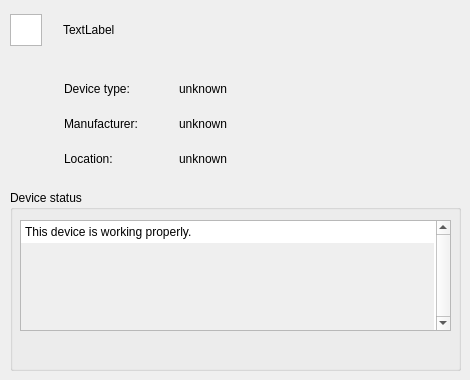
                    <widget class="QWidget" name="tabGeneral">
                        <attribute name="title">
                            <string>General</string>
                        </attribute>
                        <widget class="QWidget" name="layoutWidget1">
                            <property name="geometry">
                                <rect>
                                    <x>10</x>
                                    <y>10</y>
                                    <width>451</width>
                                    <height>41</height>
                                </rect>
                            </property>
                            <layout class="QHBoxLayout" name="horizontalLayout_2">
                                <item>
                                    <widget class="QGraphicsView" name="graphicsView_2">
                                        <property name="sizePolicy">
                                            <sizepolicy hsizetype="Maximum" vsizetype="Maximum">
                                                <horstretch>0</horstretch>
                                                <verstretch>0</verstretch>
                                            </sizepolicy>
                                        </property>
                                        <property name="maximumSize">
                                            <size>
                                                <width>32</width>
                                                <height>32</height>
                                            </size>
                                        </property>
                                        <property name="interactive">
                                            <bool>true</bool>
                                        </property>
                                    </widget>
                                </item>
                                <item>
                                    <spacer name="horizontalSpacer_16">
                                        <property name="orientation">
                                            <enum>Qt::Horizontal</enum>
                                        </property>
                                        <property name="sizeType">
                                            <enum>QSizePolicy::Maximum</enum>
                                        </property>
                                        <property name="sizeHint" stdset="0">
                                            <size>
                                                <width>15</width>
                                                <height>20</height>
                                            </size>
                                        </property>
                                    </spacer>
                                </item>
                                <item>
                                    <widget class="QLabel" name="labelDeviceNameGeneral">
                                        <property name="sizePolicy">
                                            <sizepolicy hsizetype="Preferred" vsizetype="Preferred">
                                                <horstretch>0</horstretch>
                                                <verstretch>0</verstretch>
                                            </sizepolicy>
                                        </property>
                                        <property name="maximumSize">
                                            <size>
                                                <width>16777215</width>
                                                <height>14</height>
                                            </size>
                                        </property>
                                        <property name="text">
                                            <string>TextLabel</string>
                                        </property>
                                    </widget>
                                </item>
                            </layout>
                        </widget>
                        <widget class="QWidget" name="layoutWidget_2">
                            <property name="geometry">
                                <rect>
                                    <x>10</x>
                                    <y>70</y>
                                    <width>451</width>
                                    <height>111</height>
                                </rect>
                            </property>
                            <layout class="QGridLayout" name="gridLayout_4">
                                <item row="0" column="3">
                                    <widget class="QLabel" name="labelDeviceTypeValue">
                                        <property name="sizePolicy">
                                            <sizepolicy hsizetype="Expanding" vsizetype="Maximum">
                                                <horstretch>0</horstretch>
                                                <verstretch>0</verstretch>
                                            </sizepolicy>
                                        </property>
                                        <property name="text">
                                            <string>unknown</string>
                                        </property>
                                    </widget>
                                </item>
                                <item row="2" column="3">
                                    <widget class="QLabel" name="labelLocationValue">
                                        <property name="sizePolicy">
                                            <sizepolicy hsizetype="Preferred" vsizetype="Maximum">
                                                <horstretch>0</horstretch>
                                                <verstretch>0</verstretch>
                                            </sizepolicy>
                                        </property>
                                        <property name="text">
                                            <string>unknown</string>
                                        </property>
                                    </widget>
                                </item>
                                <item row="1" column="1">
                                    <widget class="QLabel" name="label_12">
                                        <property name="sizePolicy">
                                            <sizepolicy hsizetype="Maximum" vsizetype="Maximum">
                                                <horstretch>0</horstretch>
                                                <verstretch>0</verstretch>
                                            </sizepolicy>
                                        </property>
                                        <property name="text">
                                            <string>Manufacturer:</string>
                                        </property>
                                    </widget>
                                </item>
                                <item row="1" column="3">
                                    <widget class="QLabel" name="labelManufacturerValue">
                                        <property name="sizePolicy">
                                            <sizepolicy hsizetype="Preferred" vsizetype="Maximum">
                                                <horstretch>0</horstretch>
                                                <verstretch>0</verstretch>
                                            </sizepolicy>
                                        </property>
                                        <property name="text">
                                            <string>unknown</string>
                                        </property>
                                    </widget>
                                </item>
                                <item row="0" column="1">
                                    <widget class="QLabel" name="label_11">
                                        <property name="sizePolicy">
                                            <sizepolicy hsizetype="Maximum" vsizetype="Maximum">
                                                <horstretch>0</horstretch>
                                                <verstretch>0</verstretch>
                                            </sizepolicy>
                                        </property>
                                        <property name="text">
                                            <string>Device type:</string>
                                        </property>
                                    </widget>
                                </item>
                                <item row="0" column="2">
                                    <spacer name="horizontalSpacer_18">
                                        <property name="orientation">
                                            <enum>Qt::Horizontal</enum>
                                        </property>
                                        <property name="sizeType">
                                            <enum>QSizePolicy::Maximum</enum>
                                        </property>
                                        <property name="sizeHint" stdset="0">
                                            <size>
                                                <width>35</width>
                                                <height>20</height>
                                            </size>
                                        </property>
                                    </spacer>
                                </item>
                                <item row="1" column="0">
                                    <spacer name="horizontalSpacer_19">
                                        <property name="orientation">
                                            <enum>Qt::Horizontal</enum>
                                        </property>
                                        <property name="sizeType">
                                            <enum>QSizePolicy::Maximum</enum>
                                        </property>
                                        <property name="sizeHint" stdset="0">
                                            <size>
                                                <width>54</width>
                                                <height>20</height>
                                            </size>
                                        </property>
                                    </spacer>
                                </item>
                                <item row="2" column="0">
                                    <spacer name="horizontalSpacer_21">
                                        <property name="orientation">
                                            <enum>Qt::Horizontal</enum>
                                        </property>
                                        <property name="sizeType">
                                            <enum>QSizePolicy::Maximum</enum>
                                        </property>
                                        <property name="sizeHint" stdset="0">
                                            <size>
                                                <width>54</width>
                                                <height>20</height>
                                            </size>
                                        </property>
                                    </spacer>
                                </item>
                                <item row="0" column="0">
                                    <spacer name="horizontalSpacer_17">
                                        <property name="orientation">
                                            <enum>Qt::Horizontal</enum>
                                        </property>
                                        <property name="sizeType">
                                            <enum>QSizePolicy::Maximum</enum>
                                        </property>
                                        <property name="sizeHint" stdset="0">
                                            <size>
                                                <width>54</width>
                                                <height>20</height>
                                            </size>
                                        </property>
                                    </spacer>
                                </item>
                                <item row="2" column="1">
                                    <widget class="QLabel" name="label_13">
                                        <property name="sizePolicy">
                                            <sizepolicy hsizetype="Maximum" vsizetype="Maximum">
                                                <horstretch>0</horstretch>
                                                <verstretch>0</verstretch>
                                            </sizepolicy>
                                        </property>
                                        <property name="text">
                                            <string>Location:</string>
                                        </property>
                                    </widget>
                                </item>
                            </layout>
                        </widget>
                        <widget class="QGroupBox" name="groupBox">
                            <property name="geometry">
                                <rect>
                                    <x>10</x>
                                    <y>190</y>
                                    <width>451</width>
                                    <height>181</height>
                                </rect>
                            </property>
                            <property name="title">
                                <string>Device status</string>
                            </property>
                            <widget class="QPlainTextEdit" name="textEditDeviceStatus">
                                <property name="enabled">
                                    <bool>true</bool>
                                </property>
                                <property name="geometry">
                                    <rect>
                                        <x>10</x>
                                        <y>30</y>
                                        <width>431</width>
                                        <height>111</height>
                                    </rect>
                                </property>
                                <property name="acceptDrops">
                                    <bool>false</bool>
                                </property>
                                <property name="autoFillBackground">
                                    <bool>true</bool>
                                </property>
                                <property name="verticalScrollBarPolicy">
                                    <enum>Qt::ScrollBarAlwaysOn</enum>
                                </property>
                                <property name="readOnly">
                                    <bool>true</bool>
                                </property>
                                <property name="plainText">
                                    <string>This device is working properly.</string>
                                </property>
                                <property name="backgroundVisible">
                                    <bool>true</bool>
                                </property>
                            </widget>
                        </widget>
                    </widget>
